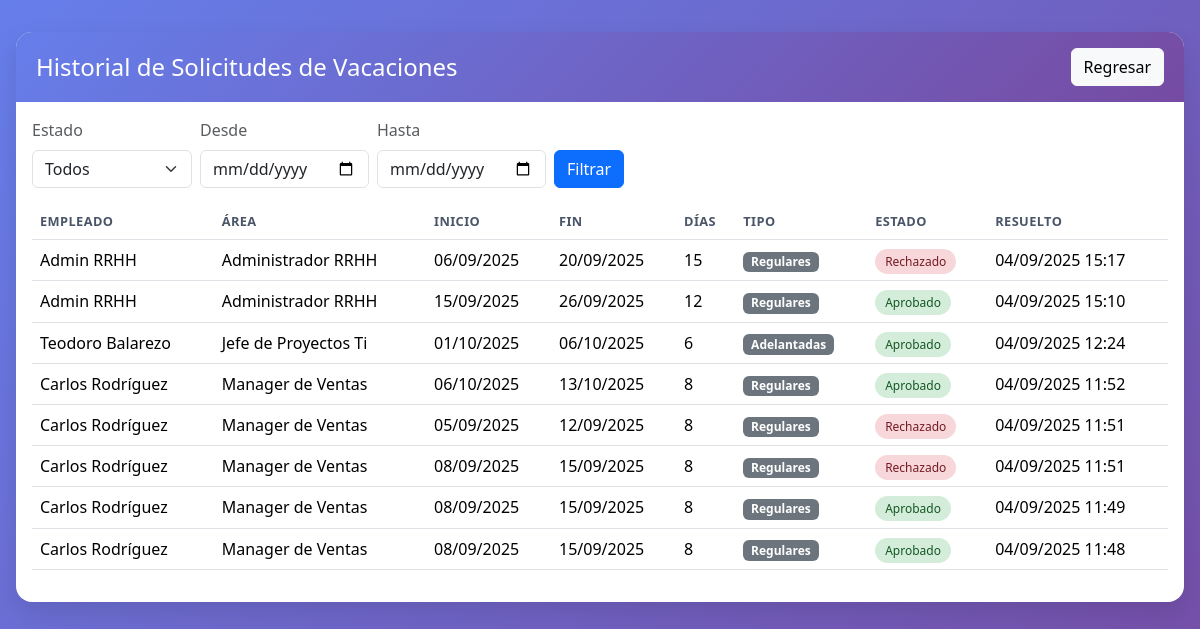
/rrhh/historial/vacaciones/ (signed in), run on the app's committed database.
### empleados/models.py (models this page shows, shortened)
class SolicitudVacaciones(models.Model):
    ESTADOS_CHOICES = [
        ('pendiente', 'Pendiente'),
        ('aprobado', 'Aprobado'),
        ('rechazado', 'Rechazado'),
        ('cancelado', 'Cancelado'),
    ]
    TIPO_VACACIONES_CHOICES = [
        ('regulares', 'Regulares'),
        ('adelantadas', 'Adelantadas'),
        ('fraccionadas', 'Fraccionadas'),
    ]
    PERIODO_VACACIONAL_CHOICES = [
        ('2024-2025', '2024-2025'),
        ('2025-2026', '2025-2026'),
        ('2026-2027', '2026-2027'),
        ('2027-2028', '2027-2028'),
        ('2028-2029', '2028-2029'),
    ]
    empleado = models.ForeignKey(Empleado, on_delete=models.CASCADE, related_name='solicitudes_vacaciones')
    fecha_inicio = models.DateField()
    fecha_fin = models.DateField()
    dias_solicitados = models.PositiveIntegerField()
    motivo = models.TextField(max_length=500, blank=True)
    estado = models.CharField(max_length=20, choices=ESTADOS_CHOICES, default='pendiente')
    fecha_solicitud = models.DateTimeField(auto_now_add=True)
    fecha_resolucion = models.DateTimeField(null=True, blank=True)
    comentario_admin = models.TextField(max_length=500, blank=True)
    procesado_por = models.ForeignKey(
        Empleado, on_delete=models.SET_NULL, null=True, blank=True, related_name='solicitudes_procesadas'
    )
    periodo_vacacional = models.CharField(
        max_length=20,
        choices=PERIODO_VACACIONAL_CHOICES,
        default='2025-2026',
        help_text='Período vacacional al que corresponde la solicitud'
    )
    tipo_vacaciones = models.CharField(
        max_length=20,
        choices=TIPO_VACACIONES_CHOICES,
        default='regulares',
        help_text='Tipo de vacaciones según la antigüedad del empleado'
    )
    class Meta:
        ordering = ['-fecha_solicitud']
        verbose_name = 'Solicitud de Vacaciones'
        verbose_name_plural = 'Solicitudes de Vacaciones'

class Empleado(models.Model):
    JERARQUIA_CHOICES = [
        ('director', 'Director'),
        ('gerente', 'Gerente'),
        ('sub_gerente', 'Sub Gerente'),
        ('jefe', 'Jefe'),
        ('supervisor', 'Supervisor'),
        ('coordinador', 'Coordinador'),
        ('asistente', 'Asistente'),
        ('auxiliar', 'Auxiliar'),
    ]
    GERENCIA_CHOICES = [
        ('gerencia_comercial_local', 'Gerencia Comercial Local'),
        ('gerencia_comercial_internacional', 'Gerencia Comercial Internacional'),
        ('gerencia_desarrollo_organizacional', 'Gerencia de Desarrollo Organizacional'),
        ('gerencia_administracion_finanzas', 'Gerencia Administración y Finanzas'),
    ]
    user = models.OneToOneField(User, on_delete=models.CASCADE, related_name='empleado', null=True)
    nombre = models.CharField(max_length=100)
    apellido = models.CharField(max_length=100)
    dni = models.CharField(
        max_length=8,
        unique=True,
        validators=[validar_dni],
        help_text='Documento Nacional de Identidad (8 dígitos)',
        verbose_name='DNI'
    )
    email = models.EmailField(unique=True)
    puesto = models.CharField(max_length=100)
    fecha_contratacion = models.DateField()
    dias_vacaciones_disponibles = models.IntegerField(default=20, help_text='Días laborables de vacaciones por período')
    dias_vacaciones_calendario = models.IntegerField(
        default=42,
        help_text='Días calendario equivalentes (laborables + fines de semana estimados)'
    )
    dias_calendario_tomados_año = models.IntegerField(
        default=0,
        help_text='Días calendario ya tomados en el año actual'
    )
    fines_semana_incluidos_año = models.IntegerField(
        default=0,
        help_text='Cantidad de fines de semana incluidos en vacaciones del año'
    )
    manager = models.ForeignKey(
        'self', on_delete=models.SET_NULL, null=True, blank=True, related_name='equipo'
    )
    es_rrhh = models.BooleanField(
        default=False,
        help_text='Indica si este empleado es parte del departamento de RRHH'
    )
    area = models.CharField(
        max_length=100,
        null=True,
        blank=True,
        help_text='Área o departamento del empleado'
    )
    gerencia = models.CharField(
        max_length=50,
        choices=GERENCIA_CHOICES,
        null=True,
        blank=True,
        help_text='Gerencia a la que pertenece el empleado'
    )
    jerarquia = models.CharField(
        max_length=20,
        choices=JERARQUIA_CHOICES,
        default='auxiliar',
        help_text='Nivel jerárquico del empleado en la organización'
    )
    foto_perfil = models.FileField(
        upload_to='fotos_perfil/',
        null=True,
        blank=True,
        help_text='Foto de perfil del empleado'
    )
    @property
    def es_empleado_rrhh(self):
        return self.es_rrhh

### empleados/views.py (the view)
# urls.py: path('rrhh/historial/vacaciones/', views.rrhh_historial_vacaciones, name='rrhh_historial_vacaciones'),
@login_required
def rrhh_historial_vacaciones(request):
    try:
        empleado = Empleado.objects.get(email=request.user.email)
    except Empleado.DoesNotExist:
        messages.error(request, 'No tienes un perfil de empleado asociado.')
        return redirect('login_empleado')
    if not empleado.es_empleado_rrhh:
        messages.error(request, 'No tienes permisos de RRHH para acceder a esta página.')
        return redirect('inicio_empleado')
    qs = SolicitudVacaciones.objects.all().order_by('-fecha_solicitud')
    estado = request.GET.get('estado')  # pendiente | aprobado | rechazado | cancelado
    desde = request.GET.get('desde')
    hasta = request.GET.get('hasta')
    if estado:
        qs = qs.filter(estado=estado)
    if desde:
        try:
            d = datetime.strptime(desde, '%Y-%m-%d').date()
            qs = qs.filter(fecha_solicitud__date__gte=d)
        except ValueError:
            pass
    if hasta:
        try:
            h = datetime.strptime(hasta, '%Y-%m-%d').date()
            qs = qs.filter(fecha_solicitud__date__lte=h)
        except ValueError:
            pass
    return render(request, 'empleados/rrhh_historial_vacaciones.html', {
        'empleado': empleado,
        'solicitudes': qs,
        'f_estado': estado or '',
        'f_desde': desde or '',
        'f_hasta': hasta or '',
        'user': request.user
    })

### empleados/templates/empleados/rrhh_historial_vacaciones.html (shortened to what this page needs)
<!DOCTYPE html>
<html lang="es">
<head>
  <link rel="stylesheet" href="https://cdn.jsdelivr.net/npm/bootstrap@5.3.2/dist/css/bootstrap.min.css" />
</head>
<body>
  <div class="page">
    <div class="card-ui">
      <div class="card-header">
        <h4 class="mb-0">Historial de Solicitudes de Vacaciones</h4>
        <a class="btn btn-light" href="{% url 'rrhh_dashboard' %}">Regresar</a>
      </div>
      <div class="px-3 pt-3">
        <form class="row g-2 align-items-end filters" method="get">
          <div class="col-auto">
            <label class="form-label text-muted">Estado</label>
            <select class="form-select" name="estado">
              <option value="">Todos</option>
            </select>
          </div>
          <div class="col-auto">
            <label class="form-label text-muted">Desde</label>
            <input type="date" class="form-control" name="desde" value="{{ f_desde }}">
          </div>
          <div class="col-auto">
            <label class="form-label text-muted">Hasta</label>
            <input type="date" class="form-control" name="hasta" value="{{ f_hasta }}">
          </div>
          <div class="col-auto">
            <button class="btn btn-primary">Filtrar</button>
          </div>
        </form>
      </div>
      <div class="p-3">
        <table class="table table-hover align-middle">
          <thead>
            <tr>
              <th>Empleado</th>
              <th>Área</th>
              <th>Inicio</th>
              <th>Fin</th>
              <th>Días</th>
              <th>Tipo</th>
              <th>Estado</th>
              <th>Resuelto</th>
            </tr>
          </thead>
          <tbody>
            {% for s in solicitudes %}
            <tr>
              <td>{{ s.empleado.nombre }} {{ s.empleado.apellido }}</td>
              <td>{{ s.empleado.puesto }}</td>
              <td>{{ s.fecha_inicio|date:"d/m/Y" }}</td>
              <td>{{ s.fecha_fin|date:"d/m/Y" }}</td>
              <td>{{ s.dias_solicitados }}</td>
              <td><span class="badge bg-secondary">{{ s.get_tipo_vacaciones_display }}</span></td>
              <td>
                <span class="estado {% if s.estado == 'pendiente' %}e-pendiente{% elif s.estado == 'aprobado' %}e-aprobado{% elif s.estado == 'rechazado' %}e-rechazado{% else %}badge bg-light text-dark{% endif %}">
                  {{ s.get_estado_display }}
                </span>
              </td>
              <td>{% if s.fecha_resolucion %}{{ s.fecha_resolucion|date:"d/m/Y H:i" }}{% else %}-{% endif %}</td>
            </tr>
            {% empty %}
            <tr><td colspan="8" class="text-center text-muted py-4">Sin registros</td></tr>
            {% endfor %}
          </tbody>
        </table>
      </div>
    </div>
  </div>
</body>
</html>

### empleados/templates/empleados/rrhh_historial_vacaciones.html (style rules this page uses)
body { background:linear-gradient(135deg,#667eea,#764ba2);min-height:100vh }
.page { max-width:1200px;margin:32px auto;padding:0 16px }
.card-ui { background:#fff;border-radius:16px;box-shadow:0 10px 25px rgba(0,0,0,.1);overflow:hidden }
.card-header { display:flex;justify-content:space-between;align-items:center;gap:12px;flex-wrap:wrap;padding:16px 20px;background:linear-gradient(135deg,#667eea,#764ba2);color:#fff }
.filters .form-control, .filters .form-select { min-width:160px }
.table thead th { text-transform:uppercase;font-size:.8rem;letter-spacing:.4px;color:#4a5568 }
.estado { border-radius:999px;padding:4px 10px;font-size:.75rem }
.e-aprobado { background:#d4edda;color:#155724 }
.e-rechazado { background:#f8d7da;color:#721c24 }

### data on the page
SolicitudVacaciones: empleado.nombre "Admin", empleado.apellido "RRHH", empleado.puesto "Administrador RRHH", fecha_inicio "06/09/2025", fecha_fin "20/09/2025", dias_solicitados "15", tipo_vacaciones "Regulares", estado "Rechazado", fecha_resolucion "04/09/2025 15:17"
SolicitudVacaciones: empleado.nombre "Admin", empleado.apellido "RRHH", empleado.puesto "Administrador RRHH", fecha_inicio "15/09/2025", fecha_fin "26/09/2025", dias_solicitados "12", tipo_vacaciones "Regulares", estado "Aprobado", fecha_resolucion "04/09/2025 15:10"
SolicitudVacaciones: empleado.nombre "Teodoro", empleado.apellido "Balarezo", empleado.puesto "Jefe de Proyectos Ti", fecha_inicio "01/10/2025", fecha_fin "06/10/2025", dias_solicitados "6", tipo_vacaciones "Adelantadas", estado "Aprobado", fecha_resolucion "04/09/2025 12:24"
SolicitudVacaciones: empleado.nombre "Carlos", empleado.apellido "Rodríguez", empleado.puesto "Manager de Ventas", fecha_inicio "06/10/2025", fecha_fin "13/10/2025", dias_solicitados "8", tipo_vacaciones "Regulares", estado "Aprobado", fecha_resolucion "04/09/2025 11:52"
SolicitudVacaciones: empleado.nombre "Carlos", empleado.apellido "Rodríguez", empleado.puesto "Manager de Ventas", fecha_inicio "05/09/2025", fecha_fin "12/09/2025", dias_solicitados "8", tipo_vacaciones "Regulares", estado "Rechazado", fecha_resolucion "04/09/2025 11:51"
SolicitudVacaciones: empleado.nombre "Carlos", empleado.apellido "Rodríguez", empleado.puesto "Manager de Ventas", fecha_inicio "08/09/2025", fecha_fin "15/09/2025", dias_solicitados "8", tipo_vacaciones "Regulares", estado "Rechazado", fecha_resolucion "04/09/2025 11:51"
SolicitudVacaciones: empleado.nombre "Carlos", empleado.apellido "Rodríguez", empleado.puesto "Manager de Ventas", fecha_inicio "08/09/2025", fecha_fin "15/09/2025", dias_solicitados "8", tipo_vacaciones "Regulares", estado "Aprobado", fecha_resolucion "04/09/2025 11:49"
SolicitudVacaciones: empleado.nombre "Carlos", empleado.apellido "Rodríguez", empleado.puesto "Manager de Ventas", fecha_inicio "08/09/2025", fecha_fin "15/09/2025", dias_solicitados "8", tipo_vacaciones "Regulares", estado "Aprobado", fecha_resolucion "04/09/2025 11:48"
